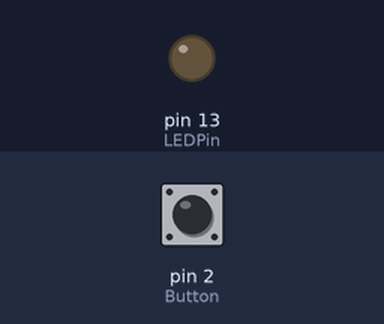
The sketch below on a simulated Arduino Uno, built with avr-gcc and run on an emulated ATmega328P. Parts: output pins drawn as LEDs (lit = HIGH). The test bench sets the inputs (shaded band); at power-on: pin 2 (Button) HIGH. What the sketch prints to the serial monitor is not drawn.

Above: at 1.2 s.
1.3 s: pin 2 (Button) pulled LOW for 0.15 s
At 2.5 s:
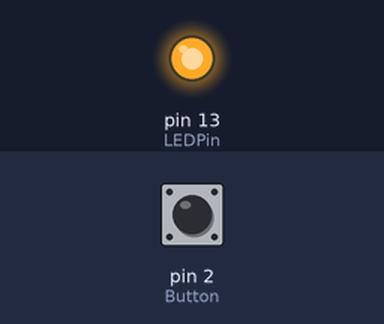
2.9 s: pin 2 (Button) pulled LOW for 1 s
At 3.9 s:
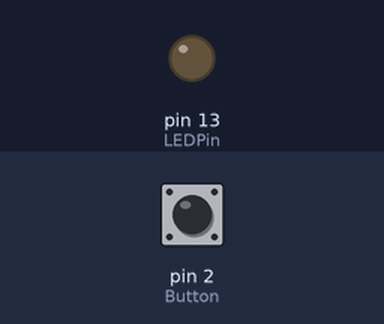
5.4 s: pin 2 (Button) pulled LOW for 3.2 s
At 5.7 s:
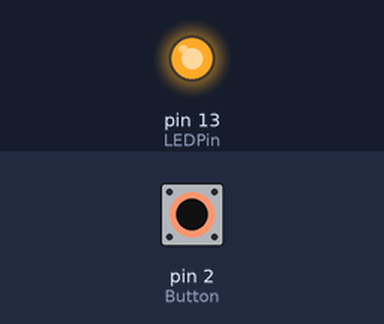
Timing chart, 0 to 8.4 s (numbered marks = the images above; inputs shaded):
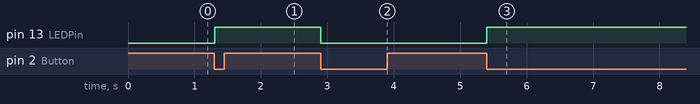

Measured:
- after the input at 1.3 s, pin 13 (LEDPin): LOW → HIGH at once
- after the input at 2.9 s, pin 13 (LEDPin): HIGH → LOW at once
- after the input at 5.4 s, pin 13 (LEDPin): LOW → HIGH at once

The sketch:

Interrupt_test.ino
```cpp
int LEDPin = 13;
int Button = 2;
volatile byte state = LOW;

void setup() {
  // put your setup code here, to run once:
  pinMode(2, INPUT_PULLUP);
  pinMode(13, OUTPUT);
  Serial.begin(9600);
  attachInterrupt(digitalPinToInterrupt(2), isr_button, FALLING);

}

void loop() {
  // put your main code here, to run repeatedly:

  digitalWrite(LEDPin, state);
  Serial.println(digitalRead(Button));

}


void isr_button() {

  state = !state;

}
```
